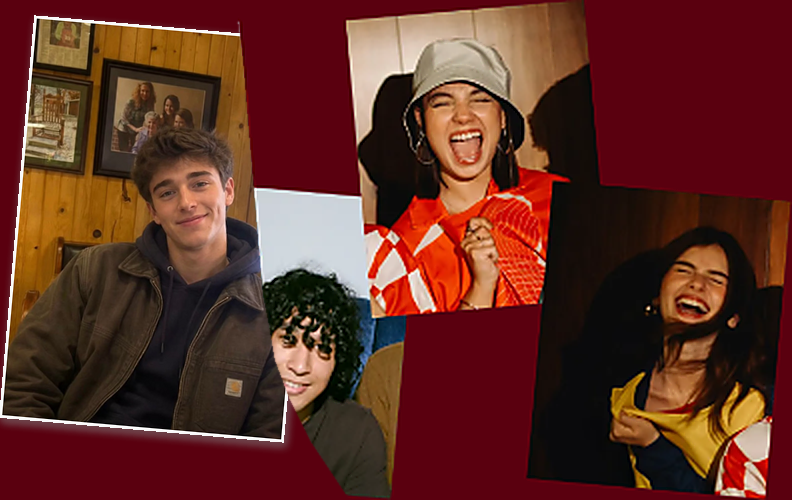
#> input picture scratch/candidate_party_A.png, 792 x 500 px, found by its file name; its folder holds 4 pictures in this run
$ python inspect_seams.py
#> lines starting #> are read from the running program, lines starting #| are printed output that depends on the picture
import os
from PIL import Image, ImageDraw
import numpy as np

# Let's inspect the seam in candidate_party_B.png
for label in ['A', 'B', 'C', 'D']:
    cand = Image.open(f'scratch/candidate_party_{label}.png')
#> cand is the input picture: PIL image 792x500 RGBA; mean R, G, B, A 96, 45.3, 35.9, 254.6

    # Zoom in on the left card (0, 0, 450, 500)
    crop_left = cand.crop((0, 0, 450, 500))
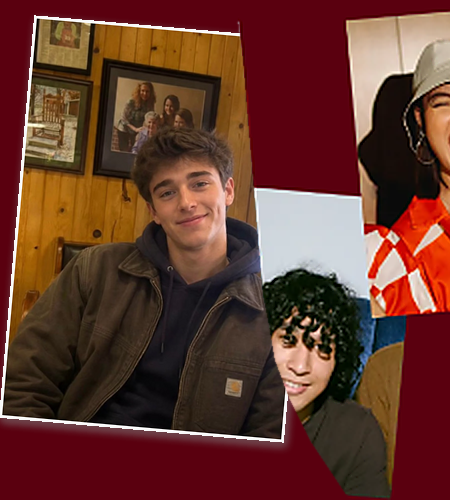
#> crop_left: PIL image 450x500 RGBA; mean R, G, B, A 100.6, 55.2, 44.3, 254.2; transparent parts drawn white
    crop_left.save(f'scratch/zoom_left_{label}.png')

    # Zoom in on the seam between Card 1 and Card 2 (200, 0, 350, 400)
    crop_seam = cand.crop((200, 0, 350, 400))
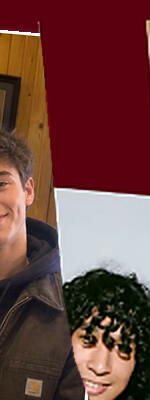
#> crop_seam: PIL image 150x400 RGBA; mean R, G, B, A 106.4, 63.9, 60, 255; transparent parts drawn white
    crop_seam.save(f'scratch/zoom_seam_{label}.png')
#> pass 2 of the loop `for label in ['A', 'B', 'C', 'D']:`:
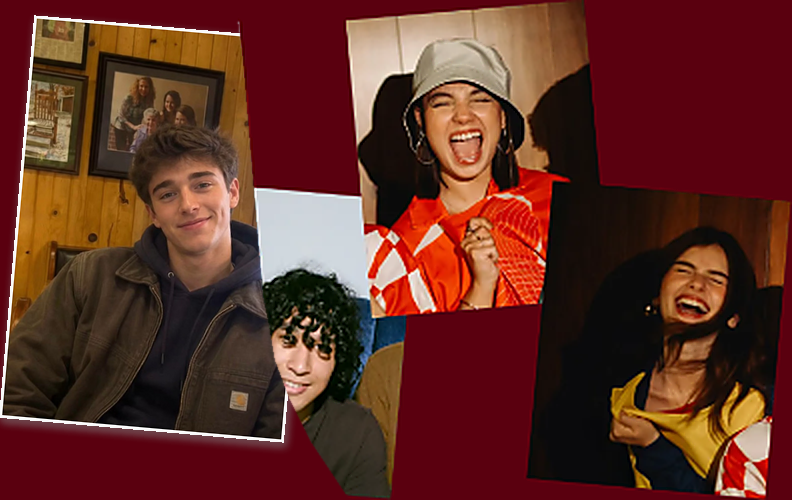
#> input picture scratch/candidate_party_B.png, 792 x 500 px, found by its file name
#> cand is the input picture: PIL image 792x500 RGBA; mean R, G, B, A 96, 45.3, 36, 254.6
#> `crop_left = cand.crop((0, 0, 450, 500))`:
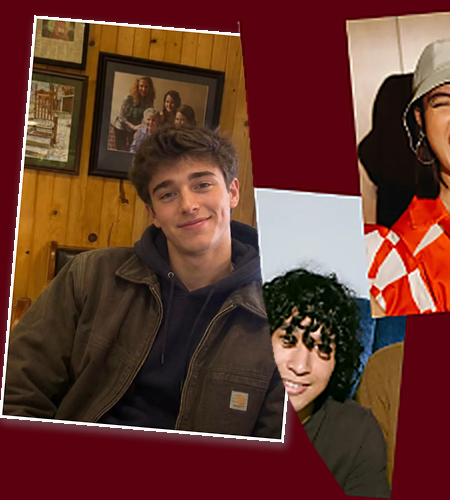
#> crop_left: PIL image 450x500 RGBA; mean R, G, B, A 100.7, 55.2, 44.6, 254.2; transparent parts drawn white
#> `crop_seam = cand.crop((200, 0, 350, 400))`:
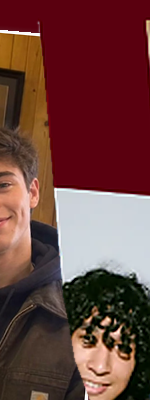
#> crop_seam: PIL image 150x400 RGBA; mean R, G, B, A 106.6, 64, 60.4, 255; transparent parts drawn white
#> pass 3 of the loop `for label in ['A', 'B', 'C', 'D']:`:
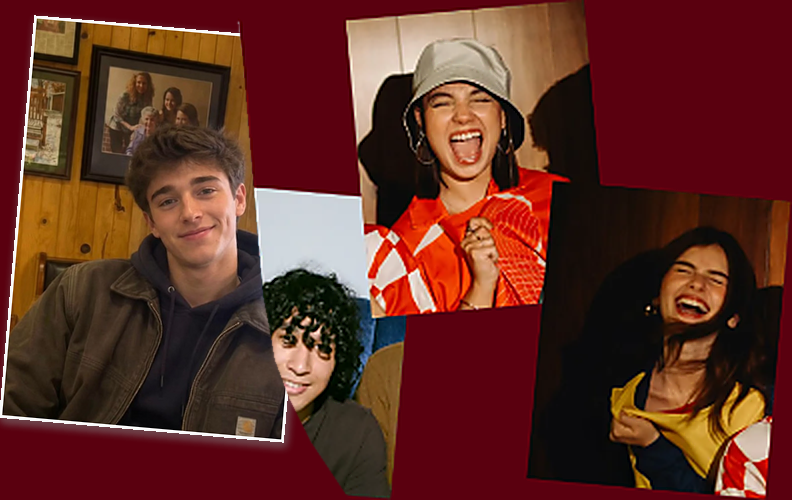
#> input picture scratch/candidate_party_C.png, 792 x 500 px, found by its file name
#> cand is the input picture: PIL image 792x500 RGBA; mean R, G, B, A 96.3, 45.5, 36.3, 254.6
#> `crop_left = cand.crop((0, 0, 450, 500))`:
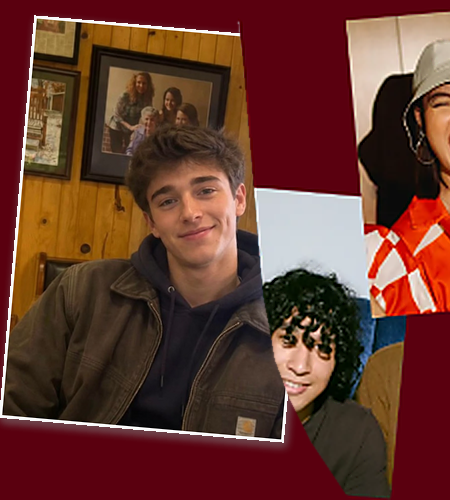
#> crop_left: PIL image 450x500 RGBA; mean R, G, B, A 101.1, 55.4, 45, 254.2; transparent parts drawn white
#> `crop_seam = cand.crop((200, 0, 350, 400))`:
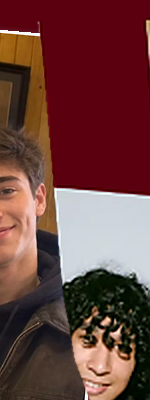
#> crop_seam: PIL image 150x400 RGBA; mean R, G, B, A 107.5, 64.6, 61.4, 255; transparent parts drawn white
#> the loop made 4 passes; the first 3 are shown

print("Saved zoomed crops for inspection.")
